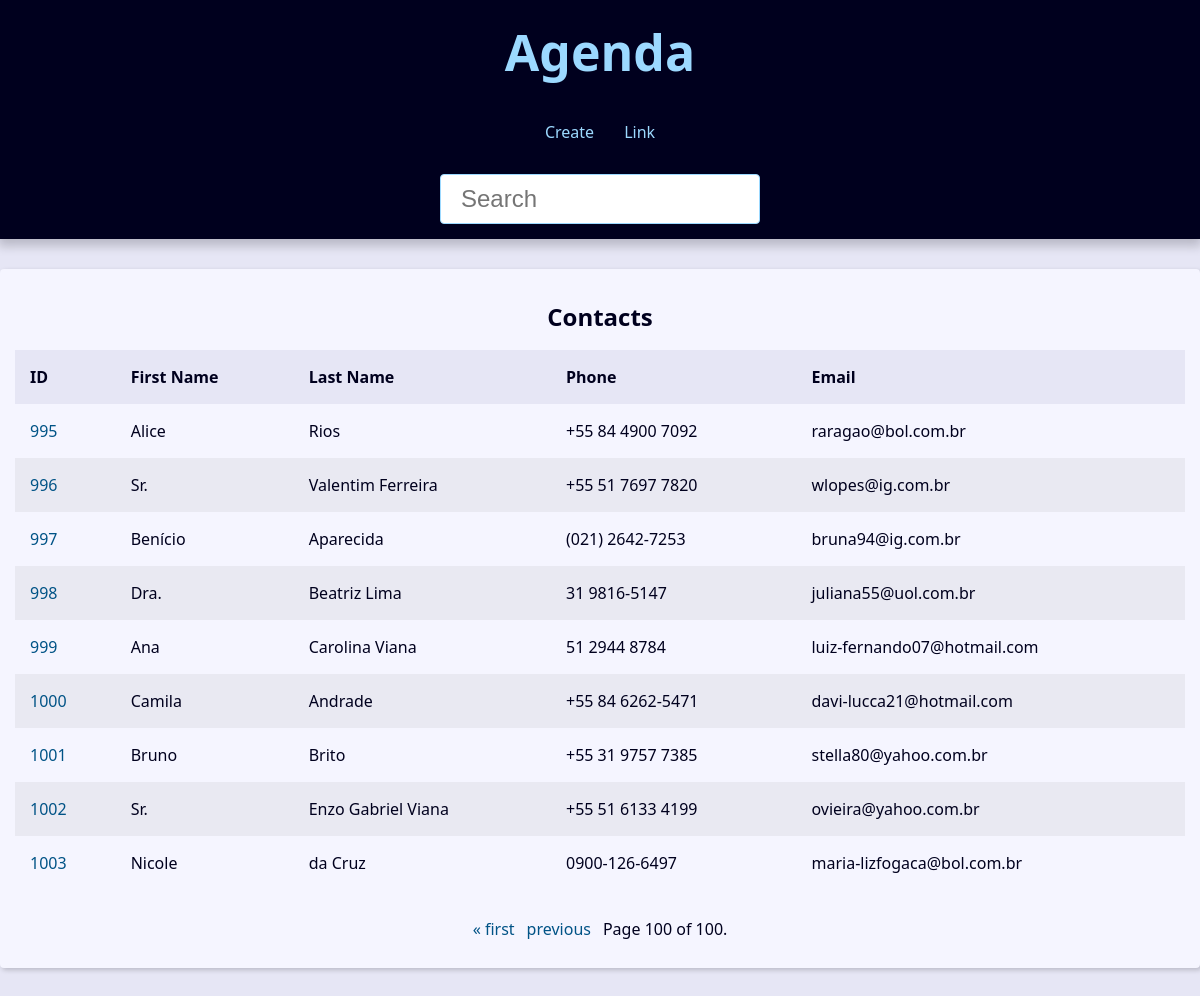
/?page=100&q=, run on an earlier commit of the app's database.
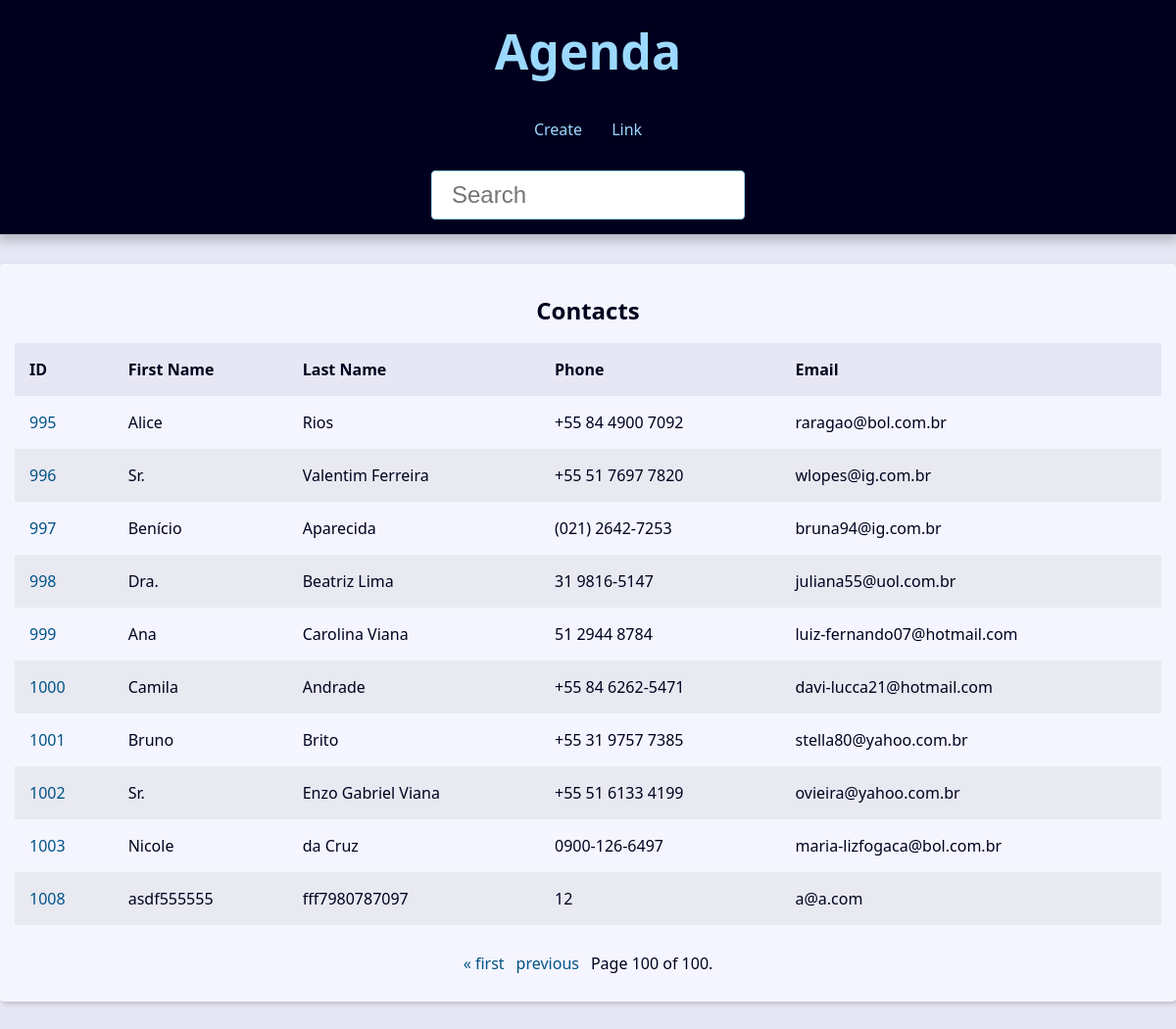
And on a later commit of the database.
### contact/models.py (models this page shows, shortened)
class Contact(models.Model):
    first_name = models.CharField(max_length=50)
    last_name = models.CharField(max_length=50, blank=True)
    phone = models.CharField(max_length=50)
    email = models.EmailField(max_length=254, blank=True)
    created_date = models.DateTimeField(default=timezone.now)
    description = models.TextField(blank=True)
    show = models.BooleanField(default=True)
    picture = models.ImageField(blank=True, upload_to='pictures/%Y/%m/')
    category = models.ForeignKey(Category, on_delete=models.SET_NULL, blank=True,null=True)
    owner = models.ForeignKey(User, on_delete=models.SET_NULL, blank=True,null=True)

### contact/views/contact_views.py (the view)
# urls.py: path('', views.index, name="index"),
def index(request):
    contact = Contact.objects.filter(show=True).order_by('id')
    paginator = Paginator(contact, 10)
    page_number = request.GET.get("page")
    page_obj = paginator.get_page(page_number)
    context = {
        'page_obj': page_obj,
        'site_title': 'Contatos - '
    }
    return render(
        request,
        'contact/index.html',
        context,
        )

### contact/templates/contact/index.html (shortened to what this page needs)
{% extends "global/base.html" %}
{% block content %}
{% if page_obj %}
    <div class='responsive-table'>
        <table class='contacts-table'>
            <caption class="table-caption">Contacts</caption>
            <theade>
                <tr class="table-row table-row-header">
                    <th class="table-header">ID</th>
                    <th class="table-header">First Name</th>
                    <th class="table-header">Last Name</th>
                    <th class="table-header">Phone</th>
                    <th class="table-header">Email</th>
                </tr>
            <tbody>
                {% for contact in page_obj %}
                <tr class="table-row">
                    <td class="table-cel">
                        <a class="table-link"
                        href="{% url "contact:contact" contact.id %}">
                            {{contact.id}}
                        </a>
                    </td>
                    <td class="table-cel">
                        {{contact.first_name}}
                    </td>
                    <td class="table-cel">
                        {{contact.last_name}}
                    </td>
                    <td class="table-cel">
                        {{contact.phone}}
                    </td>
                    <td class="table-cel">
                        {{contact.email}}
                    </td>
                </tr>
                {% endfor %}
            </tbody>
        </table>
    </div>
{% else %}
    <div class="single-contact">
        <h1 class="single-contact-name">
            Nenhum contato foi encontrado.
        </h1>
    </div>
{% endif %}
{% endblock content%}

What changed in the data, as far as the page shows it:
added Contact: id "1008", first_name "asdf555555", last_name "fff7980787097", phone "12", email "a@a.com"
